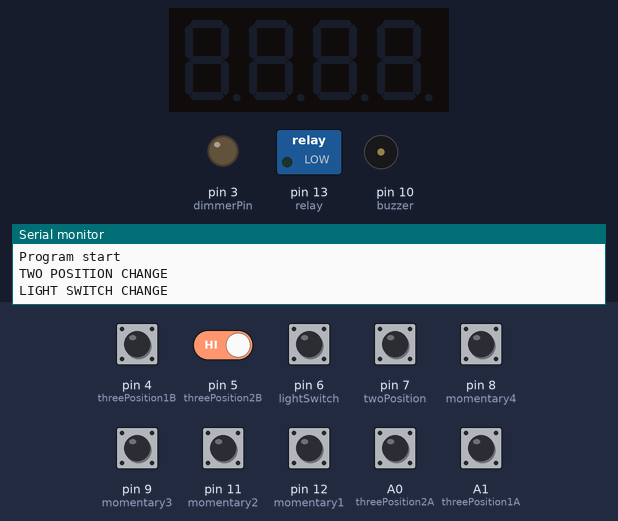
This sketch was run on a simulated Arduino Uno, built with avr-gcc and run on an emulated ATmega328P. Parts: 4-digit seven-segment display, switched loads named in the sketch (green lamp = pin HIGH), output pins drawn as LEDs (lit = HIGH), buzzer (waves = sounding, pin HIGH), the last lines printed to the serial monitor. The test bench sets the inputs (shaded band); at power-on: A0 (threePosition2A), A1 (threePosition1A), pin 4 (threePosition1B), pin 5 (threePosition2B), pin 6 (lightSwitch), pin 7 (twoPosition), pin 8 (momentary4), pin 9 (momentary3), pin 11 (momentary2), pin 12 (momentary1) HIGH. The local clock reads 2024-03-15 10:24:30 at power-on unless the sketch sets it.

Above: at 1.2 s.
1.3 s: pin 7 (twoPosition) pulled LOW for 0.15 s
At 1.37 s:
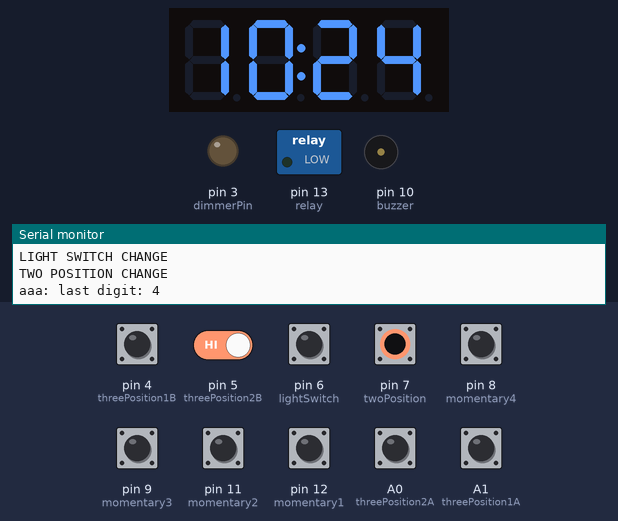
2.9 s: pin 4 (threePosition1B) pulled LOW for 0.15 s
4.5 s: pin 8 (momentary4) pulled LOW for 0.15 s
6.1 s: pin 7 (twoPosition) pulled LOW for 1 s
At 6.9 s:
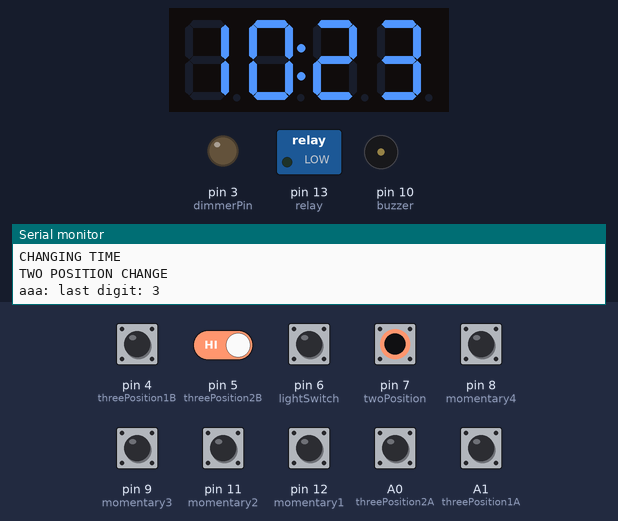
8.6 s: pin 5 (threePosition2B) driven LOW and pin 8 (momentary4) driven LOW
At 10.77 s:
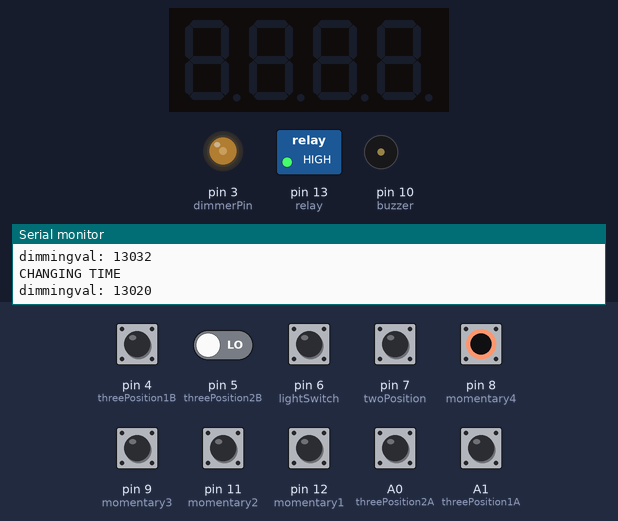
11.6 s: pin 6 (lightSwitch) pulled LOW for 0.15 s
At 12.6 s:
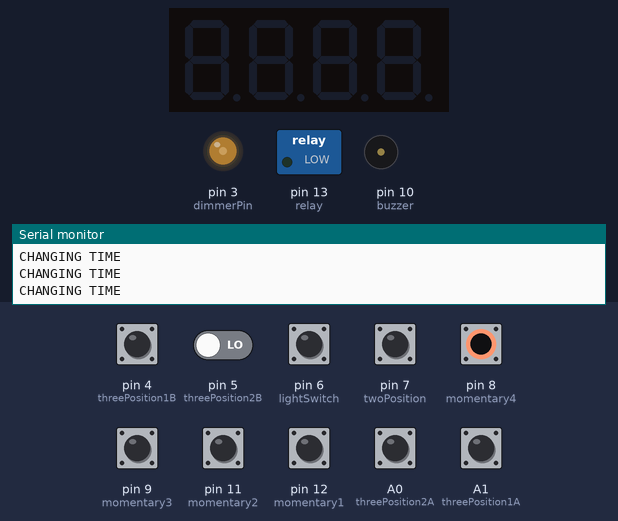
Timing chart, 0 to 14.2 s (numbered marks = the images above; inputs shaded):
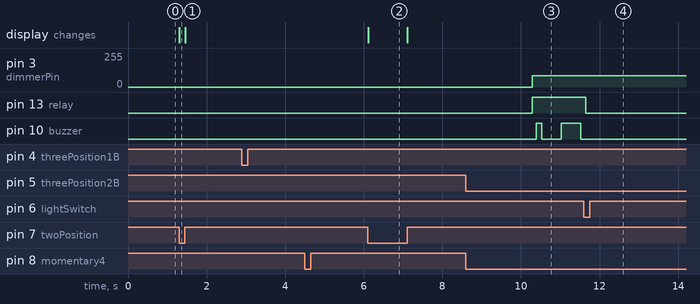

Measured:
- after the input at 1.3 s, the display: changes at once (image 1)
- after the input at 6.1 s, the display: changes at once (image 2)
- after the input at 8.6 s, pin 3 (dimmerPin): 0/255 → 84/255 after 1.7 s; pin 13 (relay): LOW → HIGH after 1.7 s; pin 10 (buzzer): LOW → HIGH after 1.8 s, → LOW 0.14 s later, → HIGH 0.50 s later, → LOW 0.50 s later
- after the input at 11.6 s, pin 13 (relay): HIGH → LOW after 0.05 s; pin 10 (buzzer): stops changing and stays LOW

The sketch:

alarm.ino
```cpp
// Author: Nathan Merrill

#include <Wire.h>
#include <Adafruit_GFX.h>
#include "Adafruit_LEDBackpack.h"
#include "RTClib.h"
#include <RBDdimmer.h>

const int threePosition1A = A1;
const int threePosition1B = 4;
const int threePosition2A = A0;
const int threePosition2B = 5;

const int twoPosition = 7;

const int momentary1 = 12;
const int momentary2 = 11;
const int momentary3 = 9;
const int momentary4 = 8;

const int lightSwitch = 6;

const int buzzer = 10;

const int dimmerPin = 3;

const int relay = 13;

const int dimmerMin = 33;
const int dimmerMax = 85;
const int dimmerDuration = 300;

const int repeatDelay = 500;
const int repeatRate = 100;

int alarm1Time = 800;
boolean alarm1PM = false;
int alarm2Time = 915;
boolean alarm2PM = false;

uint32_t alarmStart = NULL;

boolean fuck = false;

Adafruit_7segment matrix = Adafruit_7segment();
RTC_DS3231 rtc;
dimmerLamp dimmer(dimmerPin);

class Listener {
  private:
    int (*getValue)();
    void (*onActivate)(int val);
    boolean repeat;

    int previousValue;
    unsigned long pressTime = 0;
    boolean pressedDown = false;
    boolean repeating = false;
    boolean lastRepeatTime = NULL;

  public:
    Listener(int (*getValueArg)(), void (*onActivateArg)(int val), boolean repeatArg = false) {
      getValue = getValueArg;
      onActivate = onActivateArg;
      repeat = repeatArg;
    }

    void check() {
      int val = getValue();
      if (previousValue != val) {
        previousValue = val;
        pressTime = millis();
//        Serial.print("Value changed: ");
//        Serial.println(val);
        if (val) {
          pressedDown = false;
        } else {
          pressedDown = true;
        }
        lastRepeatTime = NULL;
        repeating = false;
        onActivate(val);
      } else if (repeat && !repeating && pressedDown && millis() - pressTime >= repeatDelay) {
        lastRepeatTime = millis();
        onActivate(val);
      } else if (lastRepeatTime != NULL && millis() - lastRepeatTime >= repeatRate) {
        lastRepeatTime = millis();
        onActivate(val);
      }
    }
};

void error(String message) {
  Serial.println("ERROR: " + message + " *******************************************************");
  while (true) {
    delay(1000);
  }
}

int readThreePosition(int number) {
  bool a = digitalRead(threePosition1A);
  bool b = digitalRead(threePosition1B);
  if (number == 2) {
    a = digitalRead(threePosition2A);
    b = digitalRead(threePosition2B);
  }
  if (b && !a) {
    return 0;
  } else if (a && b) {
    return 1;
  } else if (a && !b) {
    return 2;
  }
  error("Three position switch broken");
}

int timeToInt() {
  DateTime now = rtc.now();
  return now.twelveHour() * 100 + now.minute();
}

//int convertDimmerValue(int input) {
//  return map(input, 0, 100, dimmerMin, dimmerMax);
//}

int getDimmerVal() {
  if (alarmStart == NULL) {
    return NULL;
  }
  if (!fuck) {
    fuck = true;
    Serial.print("current duration: ");
    Serial.println(rtc.now().unixtime() - alarmStart);
    Serial.print("current unixtime: ");
    Serial.println(rtc.now().unixtime());
    Serial.print("alarmstart: ");
    Serial.println(alarmStart);
    Serial.print("thing should be 5: ");
    Serial.println(dimmerDuration / (dimmerMax - dimmerMin));
  }
  return (rtc.now().unixtime() - alarmStart) / (dimmerDuration / (dimmerMax - dimmerMin));
}

void displayWrite(int text, boolean lastPeriod = false) {
  if (!digitalRead(twoPosition)) {
    matrix.print(text);
    matrix.drawColon(true);
    Serial.print("aaa: ");
    int value = String(text).substring(String(text).length()-1, String(text).length()).toInt();
    Serial.print("last digit: ");
    Serial.println(value);
    matrix.writeDigitNum(4, value, lastPeriod);
    matrix.writeDisplay();
  }

}

void displayTime() {
  DateTime now = rtc.now();
  displayWrite(timeToInt(), now.isPM());
}

void displayAlarm(int number) {
  if (number == 1) {
    displayWrite(alarm1Time, alarm1PM);
  } else if (number == 2) {
    displayWrite(alarm2Time, alarm2PM);
  } else {
    error("INVALID ALARM DISPLAY NUMBER");
  }
}

void onMinuteChange(int minute) {
  if (readThreePosition(1) != 2) {
    displayTime();
  }

  int alarm = readThreePosition(2);
  DateTime now = rtc.now();

  if (readThreePosition(1) == 0 &&
      digitalRead(lightSwitch) &&
      (alarm == 1 && alarm1Time == timeToInt() && alarm1PM == now.isPM()) ||
      (alarm == 2 && alarm2Time == timeToInt() && alarm2PM == now.isPM())) {
    Serial.println("ALARM ACTIVATING NOWWWWWW");
    Serial.println(now.unixtime());
    alarmStart = now.unixtime();
    dimmer.setPower(dimmerMin);
    digitalWrite(relay, true);
  }
}

void onDimChange(int dimmerVal) {
  dimmerVal += dimmerMin;
  Serial.print("dimmingval: ");
  Serial.println(dimmerVal);
  if (dimmerVal <= dimmerMax) {
    Serial.print("actually setting dimmer: ");
    Serial.println(dimmerVal);
    dimmer.setPower(dimmerVal);
  }
}

void onThreePosition1Change(int position) {
  if (position == 2) {
    int threePosition2 = readThreePosition(2);
    if (threePosition2 == 0) {
      displayWrite(8888);
    } else {
      Serial.print("DISPLAYING ALARM: ");
      Serial.println(threePosition2);
      displayAlarm(threePosition2);
    }
  } else {
    displayTime();
  }
}

void onThreePosition2Change(int position) {
  onThreePosition1Change(readThreePosition(1));
}

void onTwoPositionChange(int position) {
  Serial.println("TWO POSITION CHANGE");
  if (position == 1) {
    matrix.clear();
    matrix.writeDisplay();
  } else {
    onThreePosition1Change(readThreePosition(1));
  }
}

void onMomentaryChange(int number, int position) {
  if (!position) {
    int threePosition1 = readThreePosition(1);
    if (threePosition1 == 1) { // Adjusting time
      Serial.println("CHANGING TIME");
      DateTime now = rtc.now();
      if (number == 1) {
        rtc.adjust(now + TimeSpan(3600));
      } else if (number == 2) {
        rtc.adjust(now - TimeSpan(3600));
      } else if (number == 3) {
        rtc.adjust(now + TimeSpan(60));
      } else if (number == 4) {
        rtc.adjust(now - TimeSpan(60));
      } else {
        error("INVALID MOMENTARY NUMBER");
      }
      rtc.adjust(rtc.now() - TimeSpan(now.second()));
      displayTime();
    } else if (threePosition1 == 2) { // Adjusting alarm
      int threePosition2 = readThreePosition(2);
      if (threePosition2 == 1) {
        Serial.println("CHANGING ALARM 1");
        Serial.println(alarm1Time);
        Serial.println(alarm1PM);
        int alarm1Minute = String(alarm1Time).substring(1, 3).toInt();
        int alarm1Hour = String(alarm1Time).substring(0, 1).toInt();
        if (String(alarm1Time).length() == 4) {
          Serial.println("4 digit time");
          alarm1Minute = String(alarm1Time).substring(2, 4).toInt();
          alarm1Hour = String(alarm1Time).substring(0, 2).toInt();
        }
        Serial.print("Hour: ");
        Serial.println(alarm1Hour);
        Serial.print("Minute: ");
        Serial.println(alarm1Minute);
        if (number == 1) {
          alarm1Time += 100;
          if (alarm1Time >= 1259) {
            alarm1Time -= 1200;
          }
          if (alarm1Hour == 11) {
            alarm1PM = !alarm1PM;
          }
        } else if (number == 2) {
          alarm1Time -= 100;
          if (alarm1Time < 100) {
            alarm1Time += 1200;
          }
          if (alarm1Hour == 12) {
            alarm1PM = !alarm1PM;
          }
        } else if (number == 3) {
          if (alarm1Minute == 59) {
            alarm1Time -= 59;
          } else {
            alarm1Time += 1;
          }
        } else if (number == 4) {
          if (alarm1Minute == 0) {
            alarm1Time += 59;
          } else {
            alarm1Time -= 1;
          }
        } else {
          error("INVALID MOMENTARY NUMBER");
        }
        displayAlarm(1);
      } else if (threePosition2 == 2) {
        Serial.println("CHANGING ALARM 2");
//        Serial.println(alarm1Time);
//        Serial.println(alarm1PM);
        int alarm2Minute = String(alarm2Time).substring(1, 3).toInt();
        int alarm2Hour = String(alarm2Time).substring(0, 1).toInt();
        if (String(alarm2Time).length() == 4) {
//          Serial.println("4 digit time");
          alarm2Minute = String(alarm2Time).substring(2, 4).toInt();
          alarm2Hour = String(alarm2Time).substring(0, 2).toInt();
        }
//        Serial.print("Hour: ");
//        Serial.println(alarm1Hour);
//        Serial.print("Minute: ");
//        Serial.println(alarm1Minute);
        if (number == 1) {
          alarm2Time += 100;
          if (alarm2Time >= 1259) {
            alarm2Time -= 1200;
          }
          if (alarm2Hour == 11) {
            alarm2PM = !alarm2PM;
          }
        } else if (number == 2) {
          alarm2Time -= 100;
          if (alarm2Time < 100) {
            alarm2Time += 1200;
          }
          if (alarm2Hour == 12) {
            alarm2PM = !alarm2PM;
          }
        } else if (number == 3) {
          if (alarm2Minute == 59) {
            alarm2Time -= 59;
          } else {
            alarm2Time += 1;
          }
        } else if (number == 4) {
          if (alarm2Minute == 0) {
            alarm2Time += 59;
          } else {
            alarm2Time -= 1;
          }
        } else {
          error("INVALID MOMENTARY NUMBER");
        }
        displayAlarm(2);
      }
    }
  }
}

void onMomentary1Change(int position) {
  onMomentaryChange(1, position);
}

void onMomentary2Change(int position) {
  onMomentaryChange(2, position);
}

void onMomentary3Change(int position) {
  onMomentaryChange(3, position);
}

void onMomentary4Change(int position) {
  onMomentaryChange(4, position);
}

void onLightSwitchChange(int position) {
  Serial.println("LIGHT SWITCH CHANGE");
  if (position == 0 && alarmStart != NULL) {
    Serial.println("DISABLING ALARM");
    alarmStart = NULL;
    digitalWrite(relay, false);
    dimmer.setPower(dimmerMin);
    analogWrite(buzzer, 0);
  }
}

//Listener minuteListener([rtc]() -> int {return rtc.now().minute();}, onMinuteChange);
Listener listeners[] = {
  Listener([]() -> int {return rtc.now().minute();}, onMinuteChange),
  Listener(getDimmerVal, onDimChange),
  Listener([]() -> int {return readThreePosition(1);}, onThreePosition1Change),
  Listener([]() -> int {return readThreePosition(2);}, onThreePosition2Change),
  Listener([]() -> int {return digitalRead(twoPosition);}, onTwoPositionChange),
  Listener([]() -> int {return digitalRead(momentary1);}, onMomentary1Change, true),
  Listener([]() -> int {return digitalRead(momentary2);}, onMomentary2Change, true),
  Listener([]() -> int {return digitalRead(momentary3);}, onMomentary3Change, true),
  Listener([]() -> int {return digitalRead(momentary4);}, onMomentary4Change, true),
  Listener([]() -> int {return digitalRead(lightSwitch);}, onLightSwitchChange),
};

void setup() {
  Serial.begin(9600);
  Serial.println("Program start");

  // Set up pins
  pinMode(threePosition1A, INPUT_PULLUP);
  pinMode(threePosition1B, INPUT_PULLUP);
  pinMode(threePosition2A, INPUT_PULLUP);
  pinMode(threePosition2B, INPUT_PULLUP);

  pinMode(twoPosition, INPUT_PULLUP);

  pinMode(momentary1, INPUT_PULLUP);
  pinMode(momentary2, INPUT_PULLUP);
  pinMode(momentary3, INPUT_PULLUP);
  pinMode(momentary4, INPUT_PULLUP);

  pinMode(lightSwitch, INPUT_PULLUP);

  pinMode(buzzer, OUTPUT);

  pinMode(dimmerPin, OUTPUT);

  pinMode(relay, OUTPUT);

  // Set up display
  matrix.begin(0x70);
  matrix.setBrightness(0);
//  matrix.print(1234);
//  matrix.drawColon(true);
  matrix.writeDisplay();


  // Set up RTC
  if (!rtc.begin()) {
    error("Couldn't find RTC");
  }

  if (rtc.lostPower()) {
    Serial.println("RTC lost power, setting it now");
    rtc.adjust(DateTime(F(__DATE__), F(__TIME__)) + TimeSpan(10)); // Sets RTC to current system time
  }

  // Set up dimmer
  dimmer.begin(NORMAL_MODE, ON);
}

void loop(){
//  minuteListener.check();
  for (int i = 0; i < (sizeof(listeners)/sizeof(listeners[0])); i++) {
    listeners[i].check();
  }
  if ((getDimmerVal() + dimmerMin) >= dimmerMax + (dimmerMax - dimmerMin)) {
    if (((millis()/500) % 2) == 0) {
      analogWrite(buzzer, 255);
    } else {
      analogWrite(buzzer, 0);
    }
  }
}
```
